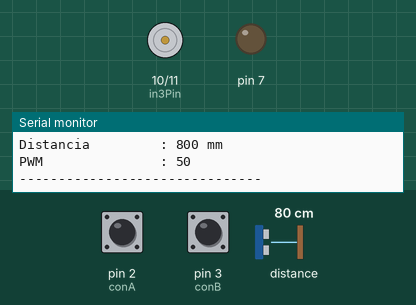
Simulated run of this sketch. Board: Arduino Uno, built with avr-gcc and run on an emulated ATmega328P. On the bench: motor-driver pin pairs drawn as motors (green arrow = first pin HIGH = forward, orange = second pin HIGH = backward, longer = more drive), output pins drawn as LEDs (lit = HIGH), the last lines printed to the serial monitor. The inputs (shaded band) are chosen by the test bench; at power-on: pin 2 (conA) HIGH, distance to the obstacle 80 cm, pin 3 (conB) HIGH.

Above: at 1.2 s.
1.3 s: pin 2 (conA) pulled LOW for 0.15 s
At 2.4 s:
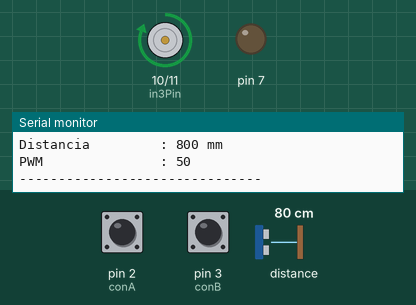
3.0 s: distance to the obstacle set to 2 cm
Timing chart, 0 to 6.0 s (numbered marks = the images above; inputs shaded):
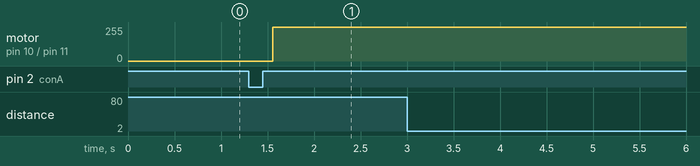

The sketch:

Ev_Continua.ino
```cpp
#include "Adafruit_VL53L1X.h"

// Pines para el motor y el sensor
#define in3Pin 10
#define in4Pin 11

const byte conA = 2;
const byte conB = 3;
const float cona = 0.09; // 360/4000 (factor de conversión del encoder)
float ang = 0;
volatile int estado, estadoac;
volatile long contadore = 0;
const float targetAngle = 0.0; // El objetivo es siempre regresar a 0.0 grados

// Parámetro de control proporcional
const float Kp = 3.0; // Constante proporcional, ajusta este valor según necesites una respuesta más suave o rápida
const int minPWM = 50; // PWM mínimo necesario para que el motor funcione

// Pines para el sensor de distancia
#define SHUT_PIN 9  // Pin alternativo para el cable amarillo (Shut)
#define INIT_PIN 8  // Pin para el cable verde (Init)

// Inicializar el sensor
Adafruit_VL53L1X vl53 = Adafruit_VL53L1X(SHUT_PIN, INIT_PIN);

void setup() {
  Serial.begin(115200);
  while (!Serial) delay(10);

  // Configuración del motor y sensor
  pinMode(in3Pin, OUTPUT);
  pinMode(in4Pin, OUTPUT);
  pinMode(conA, INPUT_PULLUP);
  pinMode(conB, INPUT_PULLUP);
  attachInterrupt(digitalPinToInterrupt(conA), actuacoder, CHANGE);
  attachInterrupt(digitalPinToInterrupt(conB), actuacoder, CHANGE);

  Serial.println(F("===== Configuración de Sensor y Control de Ángulo ====="));

  // Inicializa la comunicación I2C en los pines 20 (SDA) y 21 (SCL)
  Wire.begin();

  // Inicialización del sensor de distancia
  if (!vl53.begin(0x29, &Wire)) {
    Serial.print(F("Error en la inicialización del sensor VL53L1X: "));
    Serial.println(vl53.vl_status);
    while (1) delay(10);
  }
  Serial.println(F("Sensor VL53L1X OK!"));

  // Iniciar el modo de medición del sensor de distancia
  if (!vl53.startRanging()) {
    Serial.print(F("Error al iniciar la medición: "));
    Serial.println(vl53.vl_status);
    while (1) delay(10);
  }
  Serial.println(F("Medición iniciada"));

  // Establecer el tiempo de medición en milisegundos
  vl53.setTimingBudget(50);
  Serial.print(F("Tiempo de medición (ms): "));
  Serial.println(vl53.getTimingBudget());
}

void loop() {
  int16_t distance;

  // Calcular el error en el ángulo
  float error = targetAngle - ang;

  // Calcular el valor PWM proporcional al error
  int pwm = abs(error) * Kp;
  pwm = constrain(pwm, minPWM, 255); // Limitar el valor PWM entre minPWM y 255

  // Control del motor para regresar suavemente al ángulo 0.0
  if (error > 0) {
    // Si el ángulo actual es menor que 0, mueve el motor hacia la derecha
    analogWrite(7, pwm);
    digitalWrite(in3Pin, 1);
    digitalWrite(in4Pin, 0);
  }
  else if (error < 0) {
    // Si el ángulo actual es mayor que 0, mueve el motor hacia la izquierda
    analogWrite(7, pwm);
    digitalWrite(in3Pin, 0);
    digitalWrite(in4Pin, 1);
  }
  else {
    // Detener el motor cuando se alcanza el ángulo objetivo (0.0)
    analogWrite(7, 0);
  }

  // Obtener y mostrar la distancia medida en mm si está lista
  if (vl53.dataReady()) {
    distance = vl53.distance();
    if (distance == -1) {
      Serial.print(F("Error al obtener la distancia: "));
      Serial.println(vl53.vl_status);
      return;
    }

    // Ploteo en formato de lista en el monitor serial
    Serial.print("Ángulo Actual     : ");
    Serial.print(ang, 2);          // Ángulo actual con dos decimales
    Serial.println(" grados");

    Serial.print("Ángulo Objetivo   : ");
    Serial.print(targetAngle, 2);  // Ángulo objetivo (0.00 grados fijo)
    Serial.println(" grados");

    Serial.print("Distancia         : ");
    Serial.print(distance);        // Distancia en mm
    Serial.println(" mm");

    Serial.print("PWM               : ");
    Serial.println(pwm);           // Valor PWM aplicado al motor

    Serial.println("-------------------------------"); // Separador para cada lectura

    // Limpiar la interrupción para la próxima medición
    vl53.clearInterrupt();
  }

  delay(100); // Delay para evitar sobrecargar el monitor serial
}

void actuacoder() {
  if ((digitalRead(conA) == HIGH) && (digitalRead(conB) == HIGH)) estadoac = 1;
  if ((digitalRead(conA) == LOW) && (digitalRead(conB) == HIGH)) estadoac = 4;
  if ((digitalRead(conA) == LOW) && (digitalRead(conB) == LOW)) estadoac = 3;
  if ((digitalRead(conA) == HIGH) && (digitalRead(conB) == LOW)) estadoac = 2;

  switch (estadoac) {
    case 1:
      if (estado == 2) { contadore++; }
      if (estado == 4) { contadore--; }
      break;
    case 2:
      if (estado == 3) { contadore++; }
      if (estado == 1) { contadore--; }
      break;
    case 3:
      if (estado == 4) { contadore++; }
      if (estado == 2) { contadore--; }
      break;
    case 4:
      if (estado == 1) { contadore++; }
      if (estado == 3) { contadore--; }
      break;
  }

  estado = estadoac;
  ang = contadore * cona;
}
```

Measured:
- after the input at 1.3 s, motor on pin 10 (in3Pin) / pin 11 (in4Pin): stopped → forward 255/255 after 0.25 s
